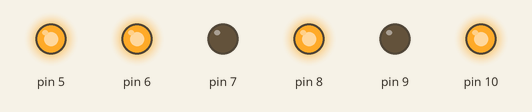
Simulated run of this sketch. Board: Arduino Uno, built with avr-gcc and run on an emulated ATmega328P. Shown: output pins drawn as LEDs (lit = HIGH). What the sketch prints to the serial monitor is not drawn.

Above: at 0.1 s.
Timing chart, 0 to 1.6 s (numbered marks = the images above):
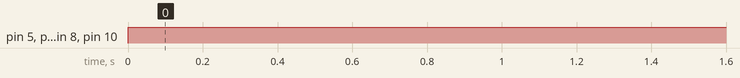

Measured:
- by itself, pin 5, pin 6, pin 8, pin 10: LOW → HIGH at 0.00 s

The sketch:

basic-motor-test.ino
```cpp
/**
 * The main file.
 *
 */

// // Include Dabble
// #define CUSTOM_SETTINGS
// #define INCLUDE_GAMEPAD_MODULE
// #include <Dabble.h>

#include "src/pins.h"
#include "src/classes/motor.h"

Motor leftMotor(ENA, IN1, IN2, 1);
Motor rightMotor(ENB, IN3, IN4, 1);


// the setup function runs once when you press reset or power the board
void setup() {

  Serial.begin(9600);
  leftMotor.init();
  rightMotor.init();

  // // old "manual" code
  // pinMode(ENA, OUTPUT);
  // pinMode(IN1, OUTPUT);
  // pinMode(IN2, OUTPUT);
  // delayMicroseconds(2);

  // pinMode(ENB, OUTPUT);
  // pinMode(IN3, OUTPUT);
  // pinMode(IN4, OUTPUT);
  // delayMicroseconds(2);

  // analogWrite(ENA, 0);
  // digitalWrite(IN1, LOW);
  // digitalWrite(IN2, HIGH);

  // analogWrite(ENB, 0);
  // digitalWrite(IN3, LOW);
  // digitalWrite(IN4, HIGH);
  // delay(1000);
}

void loop() {
  Serial.print(leftMotor.getSpeed());
  Serial.print(',');
  Serial.print(leftMotor.getDirection());

  leftMotor.update(7);

  rightMotor.update(7);

  // int a = leftMotor.updateSpeed(6);
  // Serial.print(", speed=");
  // Serial.print(a);

  Serial.println();
  // rightMotor.update(7);

  delay(1000);

  // // old
  // for (int i = 0; i <= 7; i++) {
  // int speedCalc = round(200+55 * i / 7);
  // int speed = 255; //

  // Serial.print(speedCalc);
  // Serial.println();

  // analogWrite(ENA, speed);
  // digitalWrite(IN1, LOW);
  // digitalWrite(IN2, HIGH);

  // analogWrite(ENB, speed);
  // digitalWrite(IN3, HIGH);
  // digitalWrite(IN4, LOW);

  // delay(5000);
  // }

}
```

motor.h
```cpp
/**
 * A class for a motor.
 *
 * Define 8 speeds for the motor.
 */

#pragma once

class Motor {
private:
  /**
   * @brief Pin values
   *
   */
  int _ena, _in1, _in2, _scaling;

  /**
   * @brief The speed (an integer from 0 to 7)
   *
   */
  int _speed = 0;

  /**
   * @brief The direction (1 = forward, -1 = backward)
   *
   */
  int _direction = 0;
  // TODO: could be useful to manually define how motor scales
  // int[] _speeds = {0, 0, 180, 190, 200, 210, 220, 230, 240, 250, 255};

public:
  /**
   * @brief Construct a new Motor object
   *
   * @param ena the enable pin
   * @param in1 the input 1 pin
   * @param in2 the input 2 pin
   * @param scaling the scaling factor
   */
   Motor(int ena, int in1, int in2, int scaling = 1) {
        // Store pin values
        _ena = ena;
        _in1 = in1;
        _in2 = in2;

        _scaling = scaling;
    };

  /**
   * @brief Initialise the motor
   *
   */
  void init() {
    // Set pins to OUTput
    pinMode(_ena, OUTPUT);
    pinMode(_in1, OUTPUT);
    pinMode(_in2, OUTPUT);
    delayMicroseconds(2);

    // // Clear the pins
    // digitalWrite(_ena, LOW);
    // digitalWrite(_in1, LOW);
    // digitalWrite(_in2, LOW);
    // delayMicroseconds(2);
    analogWrite(_ena, 0);
    digitalWrite(_in1, LOW);
    digitalWrite(_in2, LOW);
    delayMicroseconds(2);

    Serial.print('Initialised motor!');
  }

  /**
   * @brief Get speed
   *
   */
  int getSpeed() {
    return _speed;
  }

  /**
   * @brief Get direction
   *
   */
  int getDirection() {
    return _direction;
  }

  /**
   * @brief Update the motor's speed
   *
   * @param s an integer from 0 to 7 indicating the speed
   */
  float updateSpeed(int s) {
    if (_speed == s) {
      return;
    }

    int PWM = round((float)s/7*255);
    // return PWM;
    analogWrite(_ena, PWM);
    _speed = s;
  }

  /**
   * @brief Update the motor's direction.
   *
   * @param d an integer -1 or 1
   */
  void updateDirection(int d) {
    if (_direction == d) {
      return;
    }

    if (d == 1) {
      float a = 0/0;
      digitalWrite(_in1, HIGH);
      digitalWrite(_in2, LOW);
    } else {
      digitalWrite(_in1, LOW);
      digitalWrite(_in2, HIGH);
    }
    _direction = d;
  }

  /**
   * @brief Update speed and direction based on one number
   *
   * @param n an integer from -7 to 7
   */
  void update(int n) {

    // Minimal version
    // updateSpeed(abs(n));

    // if (n >= 0) {
    //   updateDirection(1);
    // } else {
    //   updateDirection(-1);
    // }

    // Bare minimum version
    analogWrite(_ena, round((float)abs(n)/7*255));

    if (n > 1) {
      digitalWrite(_in1, HIGH);
      digitalWrite(_in2, LOW);
    } else {
      digitalWrite(_in1, LOW);
      digitalWrite(_in2, HIGH);
    }
  }
};
```

pins.h
```cpp
/**
 * Define pins here.
 */

#pragma once

// Motors
#define ENA 5 // PWM ~
#define IN1 6 // can use As
#define IN2 7
#define IN3 8
#define IN4 9
#define ENB 10 // PWM ~

// Bluetooth
#define RX 4
#define TX 3
```
